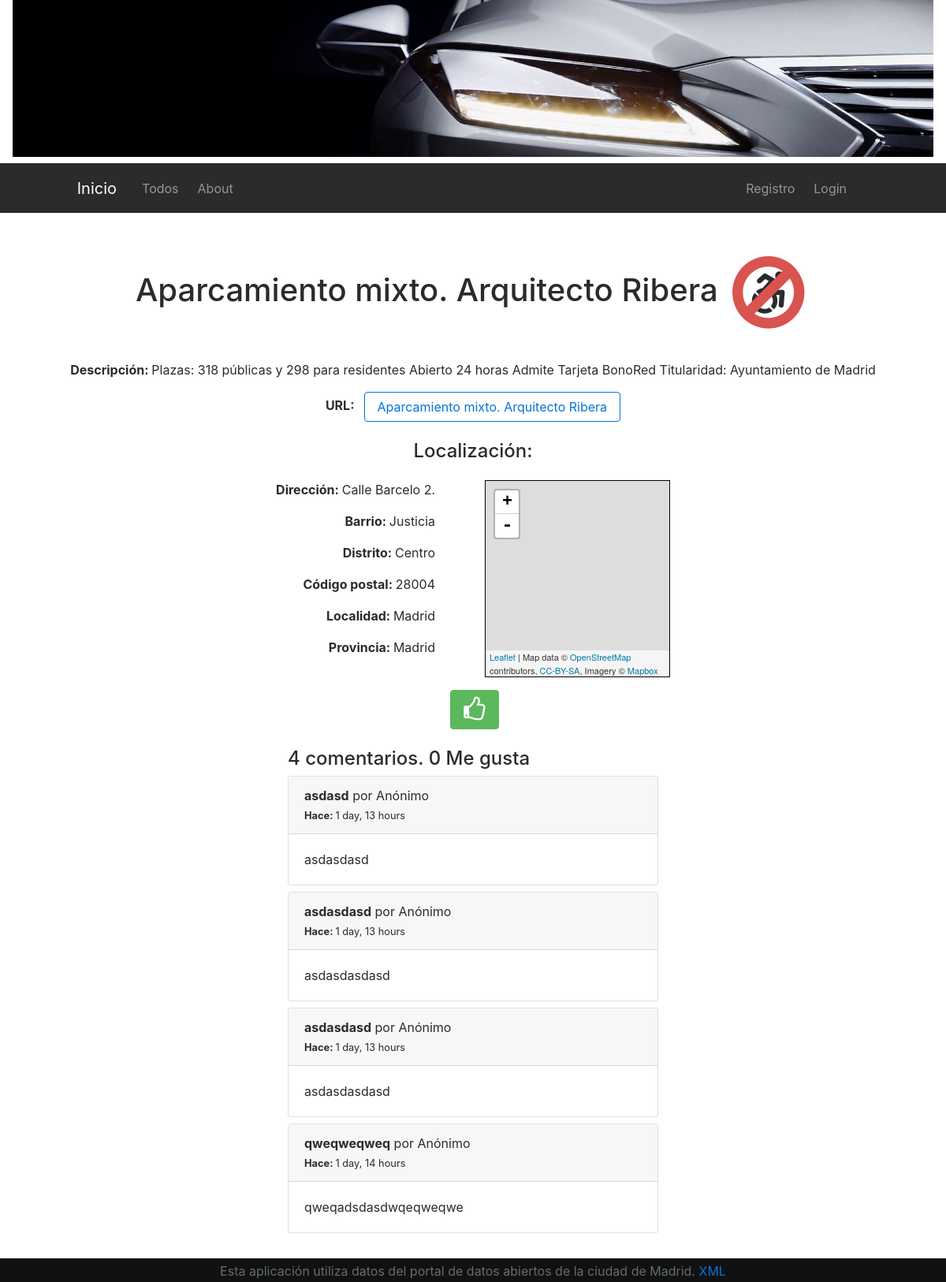
The page /aparcamientos/13470 on the database its author committed.
### aparcamientos/models.py (models this page shows, shortened)
class Aparcamiento(models.Model):
    identidad = models.IntegerField(unique=True)
    slug = models.CharField(max_length=100)
    nombre = models.CharField(max_length=100)
    descripcion = models.TextField(blank=True, null=True)
    accesibilidad = models.IntegerField(blank=True, null=True)
    url = models.CharField(max_length=300)
    likes = models.IntegerField(default=0)
    nombrevia = models.CharField(max_length=100, blank=True, null=True)
    clasevial = models.CharField(max_length=100, blank=True, null=True)
    tiponum = models.CharField(max_length=10, blank=True, null=True)
    numero = models.CharField(max_length=10, null=True)
    localidad = models.CharField(max_length=100, blank=True, null=True)
    provincia = models.CharField(max_length=100, blank=True, null=True)
    cpostal = models.IntegerField(blank=True, null=True)
    barrio = models.CharField(max_length=100, blank=True, null=True)
    distrito = models.CharField(max_length=100, blank=True, null=True)
    x = models.IntegerField(blank=True, null=True)
    y = models.IntegerField(blank=True, null=True)
    latitud = models.FloatField(blank= True, null=True)
    longitud = models.FloatField(blank= True, null=True)
    email = models.EmailField(blank=True, null=True)
    telefono = models.CharField(max_length=100, blank=True, null=True)
    class Meta:
        verbose_name = "Aparcamiento"
        verbose_name_plural = "Aparcamientos"

class Comentario(models.Model):
    usuario = models.ForeignKey(
        User,
        related_name="comentario_usuario",
        on_delete=models.CASCADE)
    aparcamiento = models.ForeignKey(
        Aparcamiento,
        related_name="comentario_aparcamiento",
        on_delete=models.CASCADE)
    titulo = models.CharField(max_length=300)
    cuerpo = models.TextField()
    creado = models.DateTimeField(auto_now_add=True)

### aparcamientos/views.py (the view)
# urls.py: url(r'^(?P<aparcamiento_identidad>[-\w]+)$', views.detalle_view, name='detalle'),
def detalle_view(request, aparcamiento_identidad):
    actualizar = setup_vars(request, "actualizar")
    try:
        aparcamiento = Aparcamiento.objects.get(identidad=aparcamiento_identidad)
    except:
        return redirect(reverse('aparcamientos:todos'))
    try:
        comentarios = aparcamiento.comentario_aparcamiento.all().order_by('-creado')
    except:
        comentarios = False
    try:
        usuario = User.objects.get(username=request.user.username)
        u = usuario.seleccion_usuario.get(aparcamiento=aparcamiento)
        seleccionado = True
    except:
        seleccionado = False
    localizacion = False
    contacto = False
    if aparcamiento.latitud and aparcamiento.latitud:
        localizacion = True
    if aparcamiento.email or aparcamiento.telefono:
        contacto = True
    url = False
    if aparcamiento.url:
        url=True
    usercolor = color_set(request.user.username)
    usersize = size_set(request.user.username)
    try:
        liked = request.session[aparcamiento_identidad]
    except:
        liked = False
    context = {
        'detalle': True,
        'url': url,
        'liked': liked,
        'actualizar': actualizar,
        'aparcamiento': aparcamiento,
        'comentarios': comentarios,
        'usercolor': usercolor,
        'usersize': usersize,
        'seleccionado': seleccionado,
        'localizacion': localizacion,
        'contacto': contacto,
    }
    return render(request, 'aparcamientos/detalle.html', context)

### usuarios/views.py (called while the page is built, shortened)
def setup_vars(request, var):
    if var == 'actualizar':
        try:
            actualizar = False
            Aparcamiento.objects.all()[0]
        except:
            actualizar = True
        return actualizar

def color_set(usuario):
    color = False
    try:
        usercolor = PerfilUsuario.objects.get(nombre=usuario)
        color = usercolor.color
    except:
        pass
    return color

def size_set(usuario):
    size = False
    try:
        usersize = PerfilUsuario.objects.get(nombre=usuario)
        size = usersize.size
    except:
        pass
    return size

### aparcamientos/templates/aparcamientos/detalle.html (shortened to what this page needs)
{% extends 'aparcamientos/base_aparcamientos.html' %}
{% block aparcamientos_content %}
    {% if aparcamiento %}
        <div class="row pt-5">
            <div class="text-center font-weight-bold">
                <h1>
                    {% autoescape off %}{{ aparcamiento.nombre }}{% endautoescape %}
                    {% if aparcamiento.accesibilidad == 1 %}
                        <span class="fa-stack fa-lg">
                          <i class="fa fa-square-o fa-stack-2x"></i>
                          <i class="fa fa-wheelchair-alt fa-stack-1x"></i>
                        </span>
                    {% else %}
                        <span class="fa-stack fa-lg">
                          <i class="fa fa-wheelchair-alt fa-stack-1x"></i>
                          <i class="fa fa-ban fa-stack-2x text-danger"></i>
                        </span>
                    {% endif %}
            </div>
        </div>
        <div class="row mt-4">
            <div class="text-center">
                {% if aparcamiento.descripcion %}
                    <p><strong>Descripción: </strong>{{ aparcamiento.descripcion }}</p>
                 {% else %}
                    Sin descripción</p>
                {% endif %}
                {% if url %}
                    <p><strong>URL: &nbsp;</strong> <a class="btn btn-outline-primary" href="{{aparcamiento.url}}">{{aparcamiento.nombre}}</a></p>
                {% endif %}
            </div>
        </div>
        {% if localizacion %}
            {% include 'aparcamientos/mostrar_localizacion.html' %}
        {% endif %}
        {% if perms.aparcamientos.add_comentario or not liked %}
            <div class="row mt-3">
                <div>
                    {% if not liked %}
                        <a href="{% url 'aparcamientos:likes' aparcamiento.identidad %}" class="btn btn-success ml-1"><span class="fa fa-thumbs-o-up fa-2x"></span></a>
                    {% endif %}
                </div>
            </div>
        {% endif %}
        <div class="row mt-4 pb-4">
            <div class="col-sm-5">
                <h4>{{ comentarios.count }} comentario{{comentarios.count|pluralize}}. {{ aparcamiento.likes }} Me gusta</h4>
            {% if comentarios %}
                {% include 'aparcamientos/mostrar_comentarios.html' %}
            {% endif %}
            </div>
        </div>
    {% endif %}
{% endblock aparcamientos_content %}

### aparcamientos/templates/aparcamientos/mostrar_localizacion.html
<div class="row mb-3 mt-2">
    <h4>Localización:</h4>
</div>
<div class="row">
    <div class="col-sm-10">
        <div class="row">
            <div class="col-sm-6 text-right pr-5">
                {% if aparcamiento.nombrevia %}
                    <p><strong>Dirección: </strong>{{ aparcamiento.clasevial|title| default_if_none:""}} {{ aparcamiento.nombrevia|title}}{% if aparcamiento.numero %} {{ aparcamiento.numero|title}}. {% endif %}</p>
                {% endif %}
                {% if aparcamiento.barrio %}
                    <p><strong>Barrio: </strong>{{aparcamiento.barrio|title}}</p>
                {% endif %}
                {% if aparcamiento.distrito %}
                    <p><strong>Distrito: </strong>{{aparcamiento.distrito|title}}</p>
                {% endif %}
                {% if aparcamiento.cpostal %}
                    <p><strong>Código postal: </strong>{{aparcamiento.cpostal|title}}</p>
                {% endif %}
                {% if aparcamiento.localidad %}
                    <p><strong>Localidad: </strong>{{aparcamiento.localidad|title}}</p>
                {% endif %}
                {% if aparcamiento.provincia %}
                    <p><strong>Provincia: </strong>{{aparcamiento.provincia|title}}</p>
                {% endif %}
            </div>
            <div class="col-sm-6">
                <div id="map" class="w-50"></div>
            </div>
        </div>
    </div>
</div>

### aparcamientos/templates/aparcamientos/mostrar_comentarios.html
{% for comentario in comentarios %}
    <div class="card mb-2">
        <div class="card-header">
            <strong>{{ comentario.titulo }}</strong> por Anónimo <br/> <small>
                <strong>Hace: </strong>{{ comentario.creado|timesince }}
            </small>
        </div>
        <div class="card-block">
            <p class="card-text">{{ comentario.cuerpo }}</p>
        </div>
    </div>
{% endfor %}

### static/leaflet/leaflet/leaflet.css (style rules this page uses)
.leaflet-container { overflow: hidden; }
.leaflet-container.leaflet-touch-zoom { -ms-touch-action: pan-x pan-y; touch-action: pan-x pan-y; }
.leaflet-container.leaflet-touch-drag { -ms-touch-action: pinch-zoom; }
.leaflet-container.leaflet-touch-drag.leaflet-touch-zoom { -ms-touch-action: none; touch-action: none; }
.leaflet-grab { cursor: -webkit-grab; cursor: -moz-grab; }
.leaflet-container { background: #ddd; outline: 0; }
.leaflet-container { font: 12px/1.5 "Helvetica Neue", Arial, Helvetica, sans-serif; }

### static/css/main.css (style rules this page uses)
html { min-height: 100%; }
body { margin: 0px 0px 0px 0px; }
.row { display: flex; justify-content: center; }
#map { height:250px; border:1px solid black; }

### rows shown on the page
Aparcamiento: nombre "Aparcamiento mixto. Arquitecto Ribera", descripcion "Plazas: 318 públicas y 298 para residentes Abierto 24 horas Admite Tarjeta BonoRed Titularidad: Ayuntamiento de Madrid", clasevial "Calle", nombrevia "Barcelo", numero "2", barrio "Justicia", distrito "Centro", cpostal "28004", localidad "Madrid", provincia "Madrid", likes "0"
Comentario: titulo "asdasd", creado "1 day, 13 hours", cuerpo "asdasdasd"
Comentario: titulo "asdasdasd", creado "1 day, 13 hours", cuerpo "asdasdasdasd"
Comentario: titulo "asdasdasd", creado "1 day, 13 hours", cuerpo "asdasdasdasd"
Comentario: titulo "qweqweqweq", creado "1 day, 14 hours", cuerpo "qweqadsdasdwqeqweqwe"

### other values the page prints
{{ comentarios.count }} "4"
